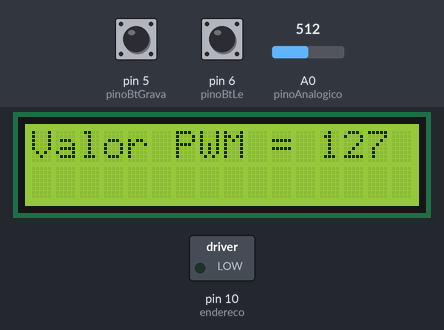
This sketch was run on a simulated Arduino Uno, built with avr-gcc and run on an emulated ATmega328P. Parts: 16×2 character LCD, switched loads named in the sketch (green lamp = pin HIGH). The inputs (shaded band) are chosen by the test bench; at power-on: pin 6 (pinoBtLe) HIGH, pin 5 (pinoBtGrava) HIGH, A0 (pinoAnalogico) = 512. EEPROM starts erased.

Above: at 1.2 s.
1.3 s: pin 6 (pinoBtLe) pulled LOW for 0.15 s
At 2.2 s:
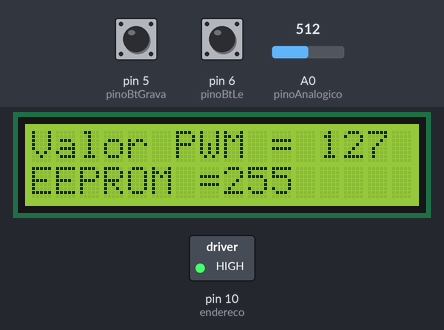
3.9 s: pin 5 (pinoBtGrava) pulled LOW for 0.15 s
At 4.8 s:
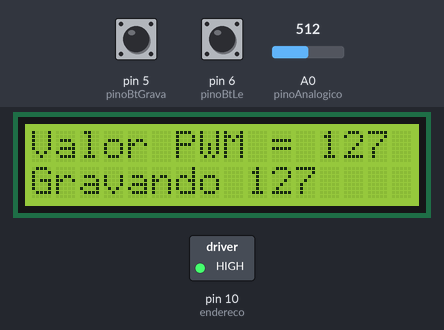
6.5 s: pin 6 (pinoBtLe) pulled LOW for 1 s
At 9.7 s:
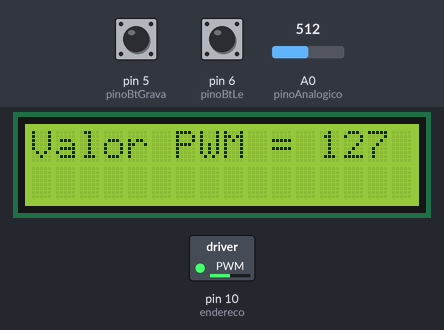
10.0 s: A0 (pinoAnalogico) set to 716
At 10.6 s:
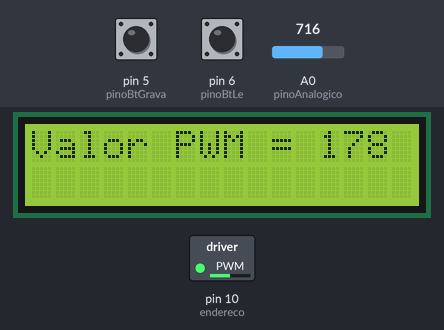
11.5 s: pin 5 (pinoBtGrava) pulled LOW for 1 s
At 13.3 s:
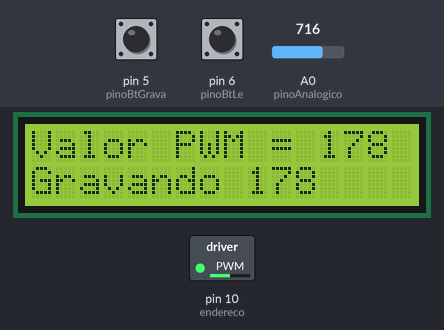
15.0 s: pin 6 (pinoBtLe) pulled LOW for 0.15 s
At 17.4 s:
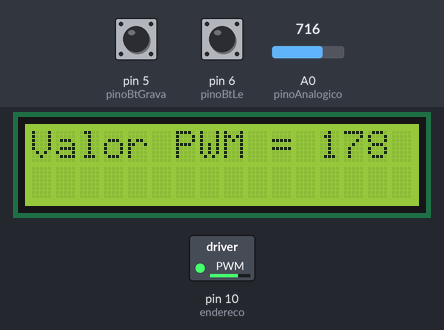
Timing chart, 0 to 18.6 s (numbered marks = the images above; inputs shaded):
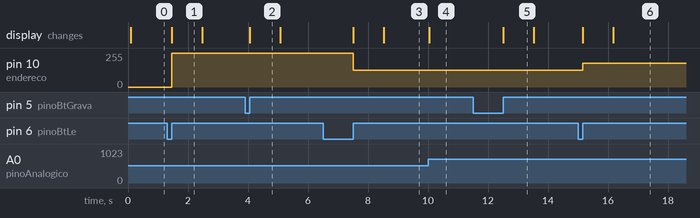

The sketch:

Aula_4_5_UNO_EEPROM.ino
```cpp
/*
 * Construir um sketch e implementar em hardware:
 * Arduino UNO com módulo LCD 16 x 2.
 * Potenciômetro em uma entrada A/D.
 * Saída PWM com sinal PWM acionando um motor DC.
 * Botão Liga/Desliga o sistema por interrupção
 * Botão 1 “GRAVA” que ao ser pressionado grava na memória EEPROM o valor PWM proporcional a posição do potenciômetro na entrada A/D.
 * Botão 2 “LÊ” que ao ser pressionado lê a memória EEPROM o valor PWM guardado e ativa a saída PWM com o valor lido.
 * Apresentar no LCD 2 x 16:
 *  o Primeira linha: o dutyCycle em % (0 a 100%) %, proporcional a posição do potenciômetro na entrada A/D.
 *  o Segunda linha: o dutyCycle em % (0 a 100%) %, proporcional ao valor presente na saída PWM.
 *
 * NOME: LEONARDO MOREIRA FELIPE
 * Data: 17/03/2022
 * Turma: 641N1
 *
 */

// inclusão de bibliotecas
#include <Wire.h>
#include <LiquidCrystal_I2C.h>
#include <EEPROM.h>

// apelidos
#define pinoAnalogico A0
#define leituras 10
#define pinoBtGrava 5
#define pinoBtLe 6
#define endereco 10

volatile byte state = HIGH;
// variáveis globais
int valorAnalogico;
int valorPwm1;  // valor pwm 1 do potenciômetro
int valorPwm2;  // valor lido da EEPROM
int Perc1;      // percentual do valorPwm1
int Perc2;      // percentual do valorPwm2

LiquidCrystal_I2C lcd(0x3F,16,2);  // Criando um LCD de 16x2 no endereço I2C 0x27 PCF8574T

//função setup executa 1 vez no início
void setup(){
  lcd.init(); // Inicializando o LCD
  lcd.backlight(); // Ligando o BackLight do LCD
  pinMode(pinoBtGrava,INPUT_PULLUP);
  pinMode(pinoBtLe,INPUT_PULLUP);
}

// função loop com código principal
void loop(){
  if (state == HIGH) {
    leituraAnalogica();

    atualizaLcd();
    leBtGrava();
    leBtLe();
    delay(1);
  }
  else {
    analogWrite(endereco, 0);

  }
}

void leituraAnalogica (void){
  valorAnalogico=0; // zera a variável
  for(int i=0; i<leituras; i++){ // laço com repetição de "leituras"
    valorAnalogico = valorAnalogico + analogRead(pinoAnalogico); // Acumula a nova leitura do Conv.A/D
    delay(1); // atraso para estabilizar o conversor
  }
  valorAnalogico = valorAnalogico/leituras; // faz a média de leituras
  valorPwm1 = map(valorAnalogico,0,1023,0,255); // calcula o valor PWM correspondente ao valor do POT
}
void atualizaLcd (void){
  lcd.setCursor(0,0); // posiciona o cursor
  lcd.print("Valor PWM = "); // Exibindo no LCD texto
  lcd.print(valorPwm1); // imprime o valor pwm no poteciômetro
  lcd.print("  "); // imprime 3 espaços para "apagar" numeros de 3 dígitos
}

void leBtGrava(){
  if (digitalRead(pinoBtGrava)==LOW){
    while (digitalRead(pinoBtGrava)==LOW);
    EEPROM.write(endereco, valorPwm1);
    lcd.setCursor(0,1);
    lcd.print("Gravando ");
    lcd.print(valorPwm1);
    delay(1000);
    lcd.setCursor(0,1);
    lcd.print("            ");
  }
}

void leBtLe(){
  if (digitalRead(pinoBtLe)==LOW){
    while (digitalRead(pinoBtLe)==LOW);
    valorPwm2=EEPROM.read(endereco);
    Perc2 = map(valorAnalogico, 0, 255, 0, 100);
    analogWrite(10, valorPwm2);
    lcd.setCursor(0,1);
    lcd.print("EEPROM =");
    lcd.print(valorPwm2);
    delay(1000);
    lcd.setCursor(0,1);
    lcd.print("           ");
    valorAnalogico = valorAnalogico/leituras; // faz a média de leituras
    delay(1);
  }
}
```

Measured:
- after the input at 1.3 s, pin 10 (endereco): 0/255 → 255/255 after 0.15 s; the display: changes after 0.16 s (image 1)
- after the input at 3.9 s, the display: changes after 0.16 s (image 2)
- after the input at 6.5 s, pin 10 (endereco): 255/255 → 127/255 after 1.0 s; the display: first changes after 1.0 s (image 3 shows a later state)
- after the input at 10.0 s, the display: changes after 0.05 s (image 4)
- after the input at 11.5 s, the display: changes after 1.0 s (image 5)
- after the input at 15.0 s, pin 10 (endereco): 127/255 → 178/255 after 0.15 s; the display: first changes after 0.16 s (image 6 shows a later state)
- what the display in image 1 shows lasts 1.0 s, from 1.5 s to 2.5 s
